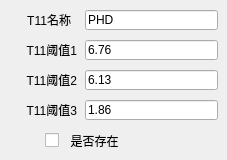
      <widget class="QWidget" name="tab11">
       <attribute name="title">
        <string>试剂条11</string>
       </attribute>
       <widget class="QLabel" name="CH11_label3">
        <property name="geometry">
         <rect>
          <x>26</x>
          <y>70</y>
          <width>51</width>
          <height>20</height>
         </rect>
        </property>
        <property name="text">
         <string>T11阈值2</string>
        </property>
        <property name="alignment">
         <set>Qt::AlignRight|Qt::AlignTrailing|Qt::AlignVCenter</set>
        </property>
       </widget>
       <widget class="QLabel" name="CH11_label2">
        <property name="geometry">
         <rect>
          <x>26</x>
          <y>40</y>
          <width>51</width>
          <height>20</height>
         </rect>
        </property>
        <property name="text">
         <string>T11阈值1</string>
        </property>
        <property name="alignment">
         <set>Qt::AlignRight|Qt::AlignTrailing|Qt::AlignVCenter</set>
        </property>
       </widget>
       <widget class="QLineEdit" name="CH11_threshold2">
        <property name="geometry">
         <rect>
          <x>85</x>
          <y>70</y>
          <width>133</width>
          <height>20</height>
         </rect>
        </property>
        <property name="text">
         <string>6.13</string>
        </property>
       </widget>
       <widget class="QLabel" name="CH11_label4">
        <property name="geometry">
         <rect>
          <x>26</x>
          <y>100</y>
          <width>51</width>
          <height>20</height>
         </rect>
        </property>
        <property name="text">
         <string>T11阈值3</string>
        </property>
        <property name="alignment">
         <set>Qt::AlignRight|Qt::AlignTrailing|Qt::AlignVCenter</set>
        </property>
       </widget>
       <widget class="QLineEdit" name="CH11_threshold3">
        <property name="geometry">
         <rect>
          <x>85</x>
          <y>100</y>
          <width>133</width>
          <height>20</height>
         </rect>
        </property>
        <property name="text">
         <string>1.86</string>
        </property>
       </widget>
       <widget class="QCheckBox" name="CheckBox11">
        <property name="geometry">
         <rect>
          <x>45</x>
          <y>130</y>
          <width>101</width>
          <height>21</height>
         </rect>
        </property>
        <property name="text">
         <string>  是否存在</string>
        </property>
       </widget>
       <widget class="QLineEdit" name="CH11_threshold1">
        <property name="geometry">
         <rect>
          <x>85</x>
          <y>40</y>
          <width>133</width>
          <height>20</height>
         </rect>
        </property>
        <property name="text">
         <string>6.76</string>
        </property>
       </widget>
       <widget class="QLineEdit" name="CH11_name">
        <property name="geometry">
         <rect>
          <x>85</x>
          <y>10</y>
          <width>133</width>
          <height>20</height>
         </rect>
        </property>
        <property name="text">
         <string>PHD</string>
        </property>
       </widget>
       <widget class="QLabel" name="CH11_label1">
        <property name="geometry">
         <rect>
          <x>20</x>
          <y>10</y>
          <width>51</width>
          <height>20</height>
         </rect>
        </property>
        <property name="text">
         <string>T11名称</string>
        </property>
        <property name="alignment">
         <set>Qt::AlignRight|Qt::AlignTrailing|Qt::AlignVCenter</set>
        </property>
       </widget>
      </widget>
